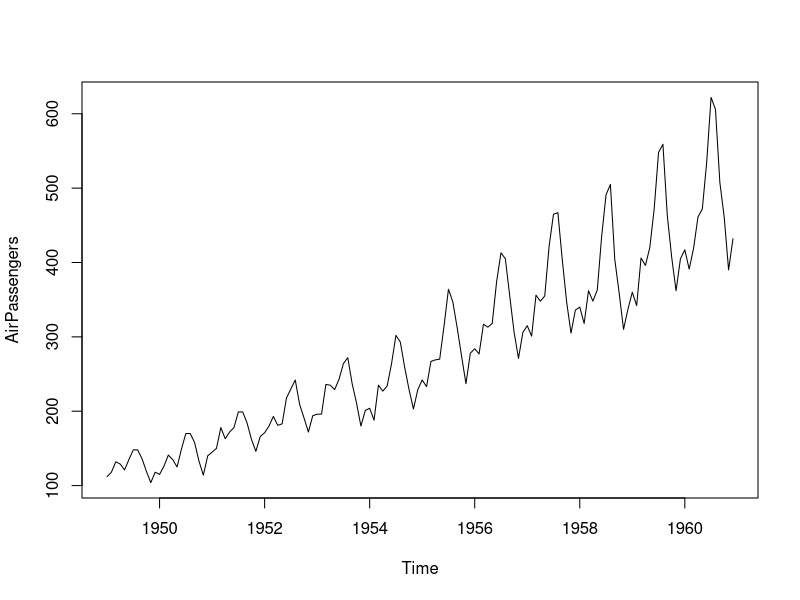
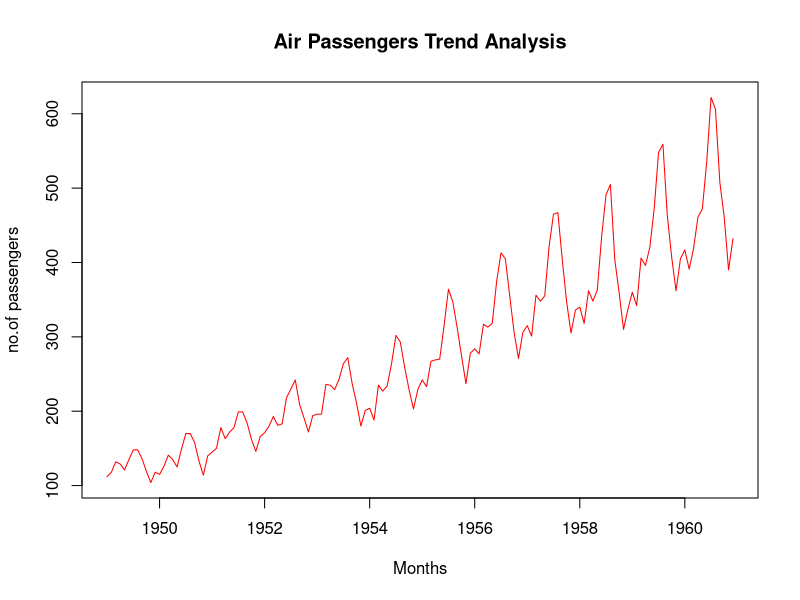
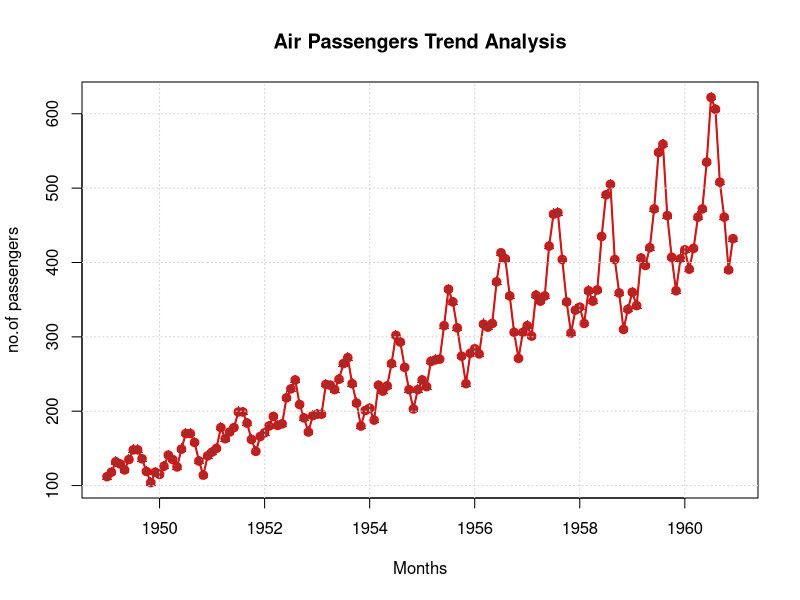

Generate these figures, in order, with R: (Note: this script raises an error after producing the figures.)
#load
?AirPassengers
#verify
class(AirPassengers)
View(AirPassengers)
#convert the datset to datframe
ap_df <- data.frame(
  year=time(AirPassengers),
  passsengers = as.numeric(AirPassengers) 
)
ap_df_months <- data.frame(
  year=floor(time(AirPassengers)),
  month = cycle(time(AirPassengers)),
  passengers=as.numeric(AirPassengers)
)
ap_df_months
#basic plot
plot(AirPassengers)

plot(AirPassengers,
     main = "Air Passengers Trend Analysis",
     xlab="Months",
     ylab="no.of passengers",
     col="red"
)
plot(AirPassengers,
     type='o',
     lwd=2,
     main = "Air Passengers Trend Analysis",
     xlab="Months",
     ylab="no.of passengers",
     col="red"
)
points(AirPassengers,
       type='o',
       pch=17,
       col="brown"
)
grid()

library(ggplot2)
ggplot(ap_df,
       aes(x=year, y=passengers))+
  geam_line(color='darkgreen',linewidth=0.5)+
            labs(
              title="tread analysis of air passengers",
              caption="using air passengers dataset",
              subtitle = "From 1949-1960",
              x="months",
              y="no. of passengers"
            )+
              geam_point(color="red")
              theme_minimal()
              
